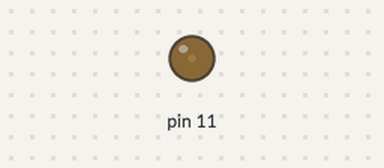
Recording of a sketch running on a simulated Arduino Uno, built with avr-gcc and run on an emulated ATmega328P. On the bench: output pins drawn as LEDs (lit = HIGH). What the sketch prints to the serial monitor is not drawn.

Above: at 0.15 s.
At 7.98 s:
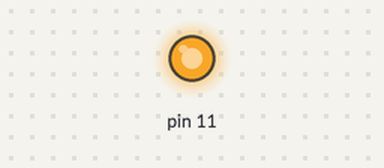
At 19.91 s:
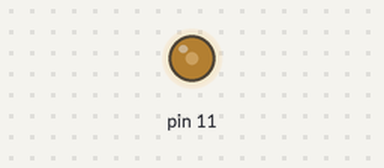
At 39.81 s:
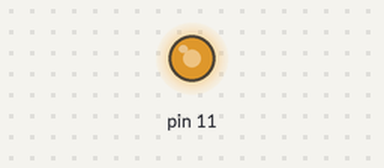
Timing chart, 0 to 40.0 s (numbered marks = the images above):
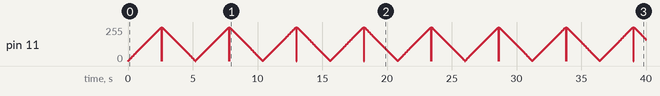

The sketch:

LED_analog.ino
```cpp
//밝아졌다가 어두워짐//


void setup() {
  // put your setup code here, to run once:
  pinMode(11,OUTPUT);
  Serial.begin(9600);

}

void loop() {
  // put your main code here, to run repeatedly:
  for(int i=0;i< 256;i++)
  {
        analogWrite(11,i);
        delay(10);
        Serial.println(i);
  }
  for(int i=256;i>0;i--)
  {
        analogWrite(11,i);
        delay(10);
        Serial.println(i);
  }
}
```
